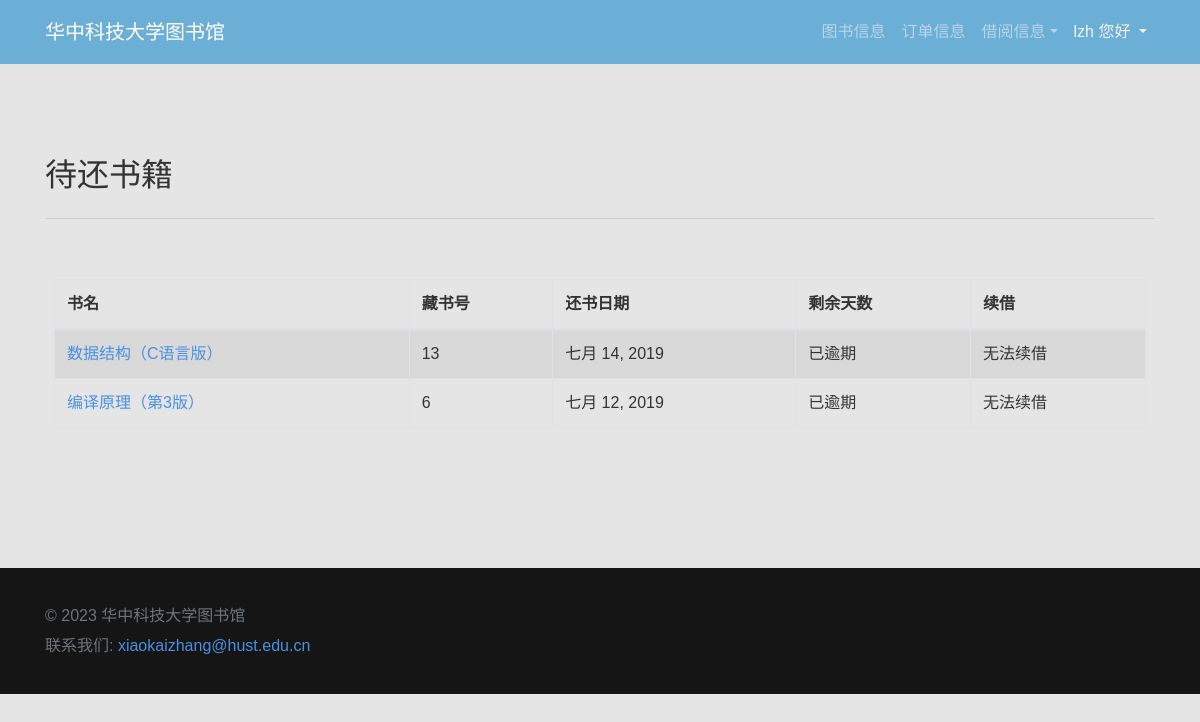
Screenshot of /loaned/ (signed in) with the database file from the repository.
### hust_library/models.py (models this page shows, shortened)
class Loan(models.Model):
    time = models.DateTimeField()
    state = models.SmallIntegerField(default=0)
    store = models.ForeignKey(Store, on_delete=models.CASCADE)
    reader = models.ForeignKey(
        User, on_delete=models.CASCADE, related_name="loan_reader_id")

class Store(models.Model):
    location = models.CharField(max_length=150)
    state = models.SmallIntegerField(default=1)
    book = models.ForeignKey(Book, on_delete=models.CASCADE)

class Book(models.Model):
    name = models.CharField(max_length=150)
    publish = models.CharField(max_length=150)
    time = models.IntegerField()
    price = models.DecimalField(max_digits=6, decimal_places=2)
    keyword = models.CharField(max_length=150)
    stock = models.SmallIntegerField(default=0)
    supplier = models.CharField(max_length=10, null=False)
    seriesNo = models.IntegerField()
    class Meta:
        unique_together = ("name", "publish", "time", "price", "keyword", "stock", "supplier", "seriesNo")

### hust_library/views.py (the view)
# urls.py: path('loaned/', views.loaned_view, name='loaned'),
@login_required
def loaned_view(request):
    context = {"is_empty": False, "loaned": None}
    loans = Loan.objects.filter(
        reader__id=request.user.id).order_by('-time')
    loaned = func.get_loaned(loans)
    context["loaned"] = loaned
    if len(loaned) == 0:
        context["is_empty"] = True
    return render(request, 'loaned.html', context)

### hust_library/func.py (called while the page is built)
def get_loaned(loans):
    store_set = set()
    loaned = []
    today = timezone.now().date()
    for loan in loans:
        if loan.state != 1 and loan.store.id not in store_set:
            date_ret = loan.time.date()+datetime.timedelta(days=30)
            loaned.append(
                {"date": date_ret, "remain": (date_ret-today).days, "loan": loan})
        store_set.add(loan.store.id)
    return loaned

### templates/loaned.html
{% extends "base.html" %}
{% block content %}
<div class="py-5">
    <div class="container">
        <div class="row">
            <div class="col-12">
                <h2>待还书籍</h2>
                <hr class="mb-4">
            </div>
        </div>
        {% if is_empty %}
        <h4>您没有待还书籍</h4>
        {% else %}
        <div class="row">
            <div class="col-md-12 p-3">
                <table class="table table-hover table-striped table-bordered">
                    <thead class="thead-inverse">
                        <tr>
                            <th scope="col">书名</th>
                            <th scope="col">藏书号</th>
                            <th scope="col">还书日期</th>
                            <th scope="col">剩余天数</th>
                            <th scope="col">续借</th>
                        </tr>
                    </thead>
                    <tbody>
                        {% for loan in loaned %}
                        <tr>
                            <td>
                                <a href="{% url 'book' loan.loan.store.book.id %}">{{ loan.loan.store.book.name }}</a>
                            </td>
                            <td>{{ loan.loan.store.id }}</td>
                            <td>{{ loan.date }}</td>
                            <td>
                                {% if loan.remain < 0 %}
                                已逾期
                                {% else %}
                                {{ loan.remain }}
                                {% endif %}
                            </td>
                            <td>
                                {% if loan.remain < 0 or loan.loan.state != 0 %}
                                无法续借
                                {% else %}
                                <a href="{% url 'renew' loan.loan.id %}">续借</a>
                                {% endif %}
                            </td>
                        </tr>
                        {% endfor %}
                    </tbody>
                </table>
            </div>
        </div>
        {% endif %}
    </div>
</div>
{% endblock %}

### templates/base.html (shortened to what this page needs)
{% load static %}
<!DOCTYPE html>
<html>
<head>
    <link href="https://cdn.bootcss.com/bootstrap-table/1.14.2/bootstrap-table.min.css" rel="stylesheet">
    <link href="https://cdn.bootcss.com/twitter-bootstrap/4.3.1/css/bootstrap.min.css" rel="stylesheet">
    <link rel="stylesheet" href="https://cdnjs.cloudflare.com/ajax/libs/font-awesome/4.7.0/css/font-awesome.min.css"
        type="text/css">
    <link rel="stylesheet" href="{% static 'css/theme.css' %}" type="text/css">
</head>
<body style="background-color: rgba(0,0,0,0.1)">
    {% block lead %}
     <nav class="navbar navbar-expand-md navbar-dark">
        <div class="container">
            <a class="navbar-brand d-none d-md-block" href="{% url 'index' %}" style>
                <b>华中科技大学图书馆</b>
            </a>
            <div class="collapse navbar-collapse" id="navbar18">
                <ul class="navbar-nav mx-auto">
                    <li class="nav-item">
                        <a class="nav-link" href="{% url 'books' %}">图书信息</a>
                    </li>
                    <li class="nav-item">
                        <a class="nav-link" href="{% url 'tickets' %}">订单信息</a>
                    </li>
                    <li class="nav-item dropdown">
                        <a class="nav-link dropdown-toggle" href="#" id="navbardrop" data-toggle="dropdown">借阅信息</a>
                    </li>
                </ul>
                <ul class="navbar-nav">
                    <li class="nav-item dropdown">
                        <a class="nav-link dropdown-toggle text-light" href="#" id="navbardrop" data-toggle="dropdown">
                            {% if request.user.is_authenticated %}
                            {{ request.user.username }} 您好
                            {% else %}
                            欢迎
                            {% endif %}
                        </a>
                    </li>
                </ul>
            </div>
        </div>
    </nav>
    {% endblock %}
    <div class="content">
        {% block content %}{% endblock %}
    </div>
</body>
<footer class="text-muted py-4 bg-dark">
    <div class="container">
        <p class="mb-1">© 2023 华中科技大学图书馆</p>
        <p class="mb-0">联系我们: <a href="mailto:xiaokaizhang@hust.edu.cn">xiaokaizhang@hust.edu.cn</a></p>
    </div>
</footer>
</html>

### templates/base.html (style rules this page uses)
:root { --primary-color: #6baed6; --secondary-color: #eff3ff; --text-color: #333333; --link-color: #4a90e2; }
body { font-family: 'Noto Sans SC', sans-serif; background-color: var(--secondary-color); color: var(--text-color); }
.navbar, .dropdown-menu, footer { background-color: var(--primary-color); }
.nav-link, .navbar-brand, .dropdown-item, footer { color: #fff; }
a, a:hover, a:focus { text-decoration: none; color: var(--link-color); }
footer { background-color: var(--primary-color); color: #fff; }
.navbar-nav { margin-right: 0 !important; }
.navbar-collapse { justify-content: start !important; }
.content { min-height: 450px; padding: 20px; }

### rows the page displays
Loan: loan.store.book.name "数据结构（C语言版）", loan.store.id "13", date "七月 14, 2019"
Loan: loan.store.book.name "编译原理（第3版）", loan.store.id "6", date "七月 12, 2019"

### other values shown
{{ request.user.username }} "lzh"
